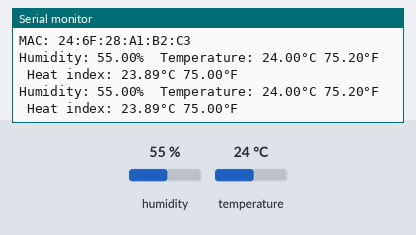
Simulated run of this sketch. Board: ESP8266 (NodeMCU). Parts: the last lines printed to the serial monitor. The test bench sets the inputs (shaded band); at power-on: humidity 55 %, temperature 24 °C. WiFi joins after 1.5 s; servers stay silent unless stated.

Above: at 2.7 s.
2.8 s: humidity set to 22 %
At 4.0 s:
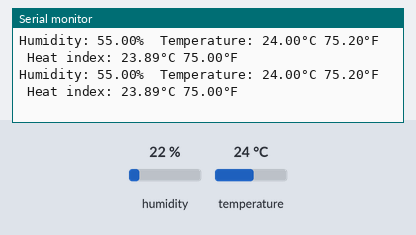
5.7 s: temperature set to 12 °C
At 6.1 s:
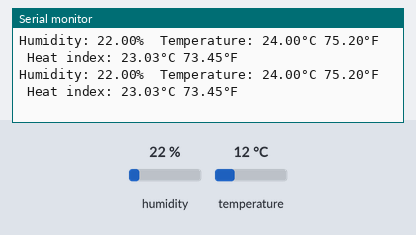
8.6 s: humidity set to 40 %
At 9.3 s:
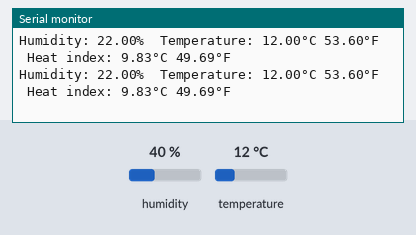
11.5 s: temperature set to 41 °C
At 12.4 s:
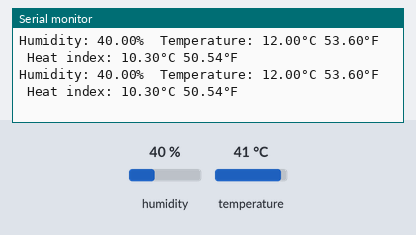
Timing chart, 0 to 14.5 s (numbered marks = the images above; inputs shaded):
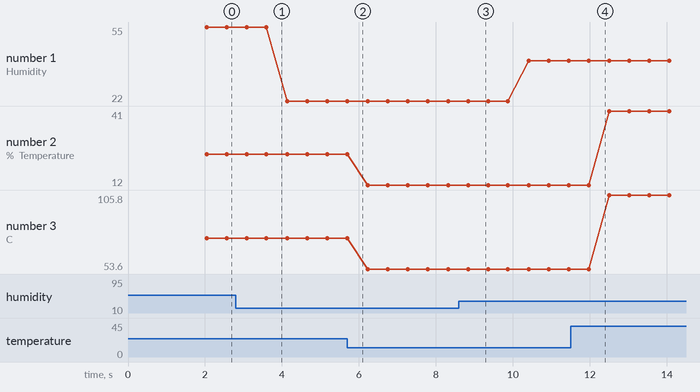

Measured:
- plotted number 1: 55 → 22 after the input at 2.8 s, 22 → 40 after the input at 8.6 s
- plotted number 2: 24 → 12 after the input at 5.7 s, 12 → 41 after the input at 11.5 s
- plotted number 3: 75.2 → 53.6 after the input at 5.7 s, 53.6 → 105.8 after the input at 11.5 s

The sketch:

DHTtester.ino
```cpp
#include "DHT.h"
//#include <WiFi.h>
#include <ESP8266WiFi.h>


#define DHTPIN 4
#define DHTTYPE DHT11
DHT dht(DHTPIN, DHTTYPE);

const char* ssid = "MYX_JAN";
const char* password = "MJ1620032932";
const char* mqtt_server = "http://35.240.215.203:1880";

WiFiClient espClient;

long lastMsg = 0;
char msg[50];
int value = 0;

void setup_wifi() {

  delay(10);
  // We start by connecting to a WiFi network
  Serial.println();
  Serial.print("Connecting to ");
  Serial.println(ssid);

  //WiFi.begin("MYX_JAN", "MJ1620032932");
  WiFi.begin("myx4play", "1qazxsw2");


  while (WiFi.status() != WL_CONNECTED) {
    delay(500);
    Serial.print(".");
  }

  randomSeed(micros());

  Serial.println("");
  Serial.println("WiFi connected");
  Serial.println("IP address: ");
  Serial.println(WiFi.localIP());
  Serial.println();
  Serial.print("MAC: ");
  Serial.println(WiFi.macAddress());
}

void setup() {
  Serial.begin(9600);
  Serial.println(F("DHTxx test!"));

  dht.begin();
  setup_wifi();
}

void dht_process(){
  // Wait a few seconds between measurements.
  delay(500);

  // Reading temperature or humidity takes about 250 milliseconds!
  // Sensor readings may also be up to 2 seconds 'old' (its a very slow sensor)
  float h = dht.readHumidity();
  // Read temperature as Celsius (the default)
  float t = dht.readTemperature();
  // Read temperature as Fahrenheit (isFahrenheit = true)
  float f = dht.readTemperature(true);

  // Check if any reads failed and exit early (to try again).
  if (isnan(h) && isnan(t) && isnan(f)) {
    Serial.println(F("Failed to read from DHT sensor!"));
    return;
  }

  // Compute heat index in Fahrenheit (the default)
  float hif = dht.computeHeatIndex(f, h);
  // Compute heat index in Celsius (isFahreheit = false)
  float hic = dht.computeHeatIndex(t, h, false);

  Serial.print(F("Humidity: "));
  Serial.print(h);
  Serial.print(F("%  Temperature: "));
  Serial.print(t);
  Serial.print(F("°C "));
  Serial.print(f);
  Serial.print(F("°F  Heat index: "));
  Serial.print(hic);
  Serial.print(F("°C "));
  Serial.print(hif);
  Serial.println(F("°F"));
}

void loop() {
  dht_process();
}
```
